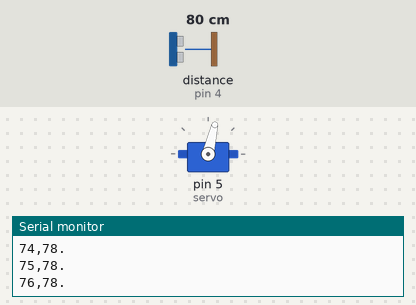
The sketch below on a simulated Arduino Uno, built with avr-gcc and run on an emulated ATmega328P. Parts: servo, the last lines printed to the serial monitor. Wiring (inferred from the names in the program): ultrasonic range finder: trigger pin 16; echo pin 4. The inputs (shaded band) are chosen by the test bench; at power-on: distance to the obstacle (sensor on pin 4) 80 cm. The echo pulse lasts 58.3 µs per cm.

Above: at 1.2 s.
1.3 s: distance to the obstacle (sensor on pin 4) set to 60 cm
At 1.56 s:
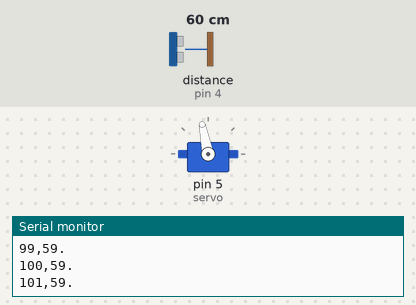
4.3 s: distance to the obstacle (sensor on pin 4) set to 2 cm
At 4.77 s:
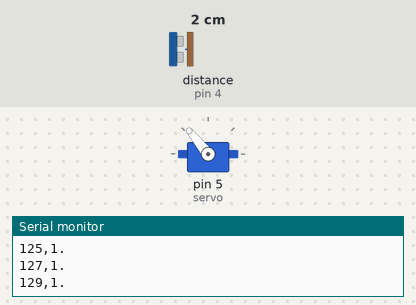
Timing chart, 0 to 13.3 s (numbered marks = the images above; inputs shaded):
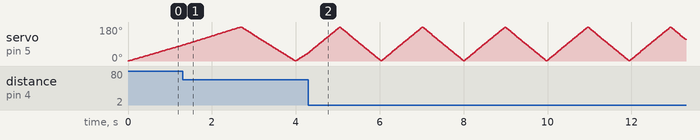

The sketch:

Motor.ino
```cpp
#include <Servo.h>  //서보 라이브러리를 불러온다
#define TRIG 16    //트리거는 5번
#define ECHO 4    //에코는 4번
Servo servo;

int servoDirection = 1, rad = 0; // rad는 각도를 의미합니다.

void setup() {
  Serial.begin(9600);
  pinMode(TRIG, OUTPUT);
  pinMode(ECHO, INPUT);
  servo.attach(5); //서보모터 핀은 16번
  servo.write(0);
}

void loop() {
  long duration,distance;

  digitalWrite(TRIG, LOW);
  delayMicroseconds(2);  //2uS 동안 멈춤
  digitalWrite(TRIG, HIGH);
  delayMicroseconds(10);  //10uS 동안 동작
  digitalWrite(TRIG, LOW);

  //5800이면 1m 입니다. 최대 기다리는 시간은 1,000,000 입니다.
  // 5800을 58로 나누게 되면 cm 단위가 됩니다.
  //long distance = pulseIn(ECHO, HIGH, 5800) / 58; //5800uS 동안 기다렸으므로 1미터 측정이 된다.
  duration = pulseIn (ECHO, HIGH,100000);
  distance = duration * 17 / 1000;

  Serial.print(rad ); //초음파가 반사되어 돌아오는 시간을 보여줍니다.
  Serial.print(",");
  Serial.print(distance); //측정된 물체로부터 거리값(cm값)을 보여줍니다.
  Serial.println(".");

  rad += servoDirection;
  if (rad > 180) {
    rad = 179;
    servoDirection = -2;
  }
  else if (rad < 0) {
    rad = 1;
    servoDirection = 2;
  }
  servo.write(rad);
  delay(10); //서보모터가 움직이는 걸리는 시간을 줍니다.
}
```
